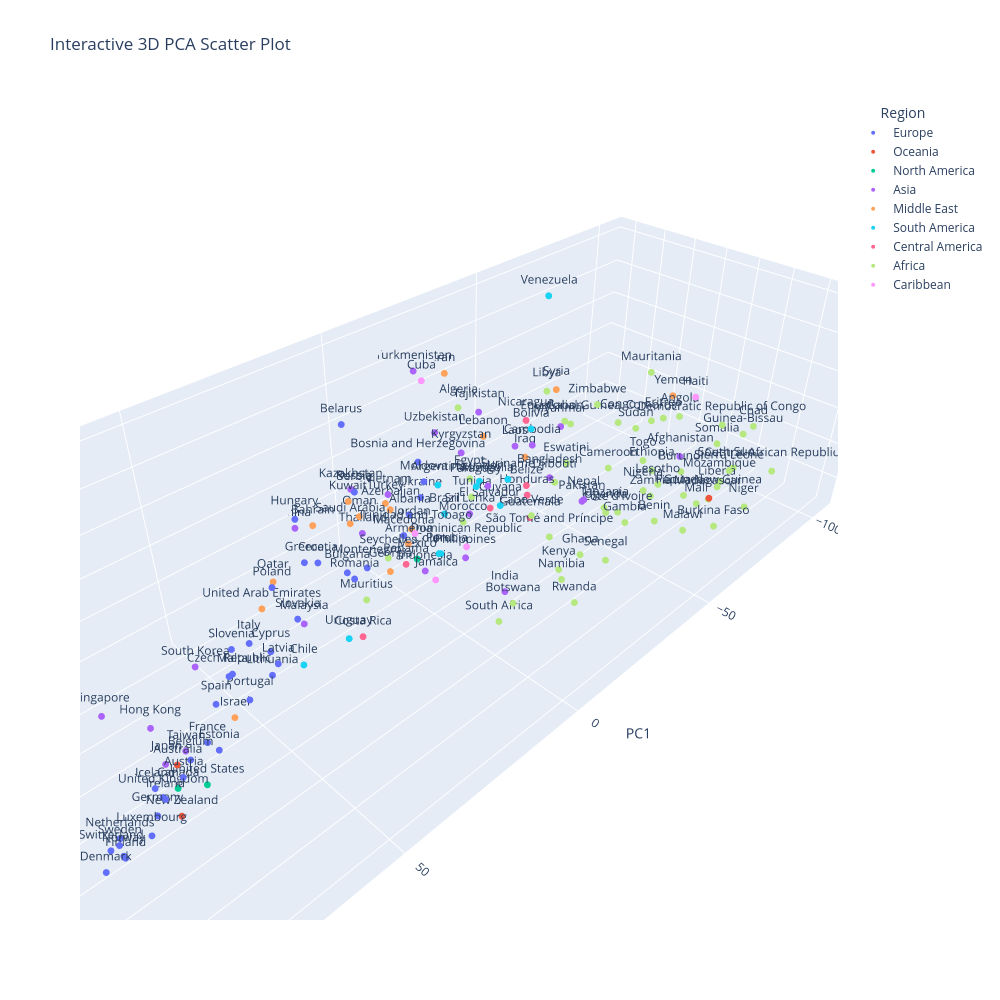

This figure's notebook cell:
### Markdown cell above
### Interactive 3-D Plot of PC Scores

### Code cell
import plotly.io as pio
from IPython.display import IFrame, display, HTML

fig = px.scatter_3d(
    pc_scores, 
    x = "PC1", 
    y = "PC2", 
    z = "PC3", 
    text = "Country", 
    color = "Region",  
    opacity = 1,
    title = "Interactive 3D PCA Scatter Plot"
)

fig.update_traces(marker = dict(size = 4))
fig.update_layout(
    height = 1000, width = 1000,
    scene = dict(
        xaxis_title = "PC1",
        yaxis_title = "PC2",
        zaxis_title = "PC3"
    ),
    legend = dict(
        title = dict(text = "       Region", side = "top")
    )
)

fig.show()

html_filename = "pca_3d_plot_embedded.html"
pio.write_html(fig, file = html_filename, full_html = True, include_plotlyjs = "cdn")

display(HTML(f"""
    <div style="display: flex; justify-content: center;">
        <iframe src="{html_filename}" width="1100" height="1100"></iframe>
    </div>
"""))

### Figure 1 — Plotly figure (JSON) as saved in the notebook; plotly's stock layout.template omitted (floating-point values rounded to 4 significant figures)
{"data": [{"hovertemplate": "Region=Europe<br>PC1=%{x}<br>PC2=%{y}<br>PC3=%{z}<br>Country=%{text}<extra></extra>", "legendgroup": "Europe", "marker": {"color": "#636efa", "opacity": 1, "size": 4, "symbol": "circle"}, "mode": "markers+text", "name": "Europe", "scene": "scene", "showlegend": true, "text": ["Denmark", "Sweden", "Norway", "Finland", "Switzerland", "Netherlands", "Luxembourg", "Iceland", "Germany", "Ireland", "United Kingdom", "Austria", "Belgium", "Estonia", "France", "Spain", "Czech Republic", "Portugal", "Slovenia", "Malta", "Italy", "Latvia", "Lithuania", "Cyprus", "Slovakia", "Poland", "Greece", "Croatia", "Hungary", "Romania", "Bulgaria", "Montenegro", "Serbia", "Macedonia", "Albania", "Moldova", "Bosnia and Herzegovina", "Ukraine", "Russia", "Belarus"], "type": "scatter3d", "x": [95.8, 92.16, 92.73, 92.25, 92.68, 90.42, 86.96, 83.52, 83.7, 82.1, 81.13, 78.25, 75.05, 71.2, 69.41, 67.3, 63.61, 62.65, 59.96, 61.62, 56.13, 55.46, 55.94, 52.33, 48.49, 45.36, 40.65, 38.95, 33.0, 32.88, 29.09, 27.69, 19.6, 15.68, 11.58, 7.583, 6.28, 4.109, 2.155, 2.654], "y": [17.47, 15.46, 17.9, 16.81, 12.04, 10.9, 15.45, 12.82, 11.18, 12.11, 8.778, 11.98, 8.922, 12.27, 4.501, 6.37, 5.728, 9.826, 1.336, 3.265, 0.9999, 8.78, 7.055, 1.565, 5.916, -6.393, -1.656, 0.2284, -14.69, 3.033, -4.173, 0.5529, -12.23, -1.967, -4.635, -4.289, -7.381, -9.226, -34.99, -37.17], "z": [-4.606, -3.433, -3.154, -5.228, -7.617, -7.72, -5.987, 0.3478, -7.858, -4.236, -7.572, -2.144, -3.025, -0.9596, -6.718, 2.79, 6.412, 2.986, 7.421, 3.873, 6.121, 5.949, 2.26, 1.924, 10.23, 8.515, 14.52, 14.57, 13.92, 8.841, 4.081, 7.215, 15.16, 7.466, 9.303, 15.81, 18.61, 7.745, -3.94, 13.77]}, {"hovertemplate": "Region=Oceania<br>PC1=%{x}<br>PC2=%{y}<br>PC3=%{z}<br>Country=%{text}<extra></extra>", "legendgroup": "Oceania", "marker": {"color": "#EF553B", "opacity": 1, "size": 4, "symbol": "circle"}, "mode": "markers+text", "name": "Oceania", "scene": "scene", "showlegend": true, "text": ["New Zealand", "Australia", "Papua New Guinea"], "type": "scatter3d", "x": [81.26, 77.94, -45.58], "y": [15.05, 10.02, 31.68], "z": [-6.632, -0.9525, 3.294]}, {"hovertemplate": "Region=North America<br>PC1=%{x}<br>PC2=%{y}<br>PC3=%{z}<br>Country=%{text}<extra></extra>", "legendgroup": "North America", "marker": {"color": "#00cc96", "opacity": 1, "size": 4, "symbol": "circle"}, "mode": "markers+text", "name": "North America", "scene": "scene", "showlegend": true, "text": ["Canada", "United States", "Mexico"], "type": "scatter3d", "x": [79.45, 70.78, 3.66], "y": [11.73, 3.649, -11.43], "z": [-4.11, -17.7, -10.55]}, {"hovertemplate": "Region=Asia<br>PC1=%{x}<br>PC2=%{y}<br>PC3=%{z}<br>Country=%{text}<extra></extra>", "legendgroup": "Asia", "marker": {"color": "#ab63fa", "opacity": 1, "size": 4, "symbol": "circle"}, "mode": "markers+text", "name": "Asia", "scene": "scene", "showlegend": true, "text": ["Japan", "Singapore", "Taiwan", "Hong Kong", "South Korea", "Malaysia", "China", "Indonesia", "Thailand", "Kazakhstan", "Vietnam", "Philippines", "Mongolia", "Sri Lanka", "Kyrgyzstan", "Uzbekistan", "India", "Turkmenistan", "Nepal", "Tajikistan", "Laos", "Cambodia", "Bangladesh", "Pakistan", "Myanmar", "Afghanistan"], "type": "scatter3d", "x": [76.9, 76.19, 73.19, 70.26, 62.41, 31.95, 14.55, 9.483, 8.893, 8.106, 1.273, -4.249, -1.69, -7.476, -7.957, -15.02, -14.82, -20.76, -24.76, -25.07, -30.59, -35.23, -38.49, -45.99, -56.83, -87.64], "y": [2.438, -25.44, 3.355, -17.75, -9.212, -17.43, -43.03, -2.502, -24.23, -28.37, -23.48, -3.778, 5.066, -5.75, -8.929, -24.77, -0.8546, -38.0, 12.73, -20.16, -13.21, -11.72, -8.303, -3.359, -20.41, -1.696], "z": [-8.0, -17.61, -6.812, -19.68, -2.429, -16.14, -12.6, -5.643, -7.251, 2.661, 0.2819, -10.33, 14.79, -0.652, 13.91, 9.365, -24.89, 18.57, 3.79, 12.72, 3.918, 2.841, -6.547, -14.92, -4.534, -19.24]}, {"hovertemplate": "Region=Middle East<br>PC1=%{x}<br>PC2=%{y}<br>PC3=%{z}<br>Country=%{text}<extra></extra>", "legendgroup": "Middle East", "marker": {"color": "#FFA15A", "opacity": 1, "size": 4, "symbol": "circle"}, "mode": "markers+text", "name": "Middle East", "scene": "scene", "showlegend": true, "text": ["Israel", "United Arab Emirates", "Qatar", "Georgia", "Kuwait", "Armenia", "Bahrain", "Oman", "Saudi Arabia", "Jordan", "Azerbaijan", "Turkey", "Lebanon", "Iran", "Iraq", "Syria", "Yemen"], "type": "scatter3d", "x": [55.52, 33.59, 30.77, 18.98, 12.67, 12.55, 12.44, 8.501, 2.345, 0.9973, -3.976, -8.383, -20.39, -35.44, -45.66, -74.66, -94.8], "y": [-10.87, -31.37, -29.65, -2.858, -23.64, -4.225, -38.57, -25.42, -37.13, -16.05, -29.19, -36.14, -14.08, -42.42, -22.74, -36.95, -11.0], "z": [-22.6, -19.38, -12.1, -0.6049, 3.853, 2.398, -10.62, -3.294, -14.5, -5.871, -9.461, -13.21, 10.64, 10.96, -10.15, -6.597, -6.335]}, {"hovertemplate": "Region=South America<br>PC1=%{x}<br>PC2=%{y}<br>PC3=%{z}<br>Country=%{text}<extra></extra>", "legendgroup": "South America", "marker": {"color": "#19d3f3", "opacity": 1, "size": 4, "symbol": "circle"}, "mode": "markers+text", "name": "South America", "scene": "scene", "showlegend": true, "text": ["Chile", "Uruguay", "Argentina", "Peru", "Brazil", "Paraguay", "Colombia", "Suriname", "Ecuador", "Guyana", "Bolivia", "Venezuela"], "type": "scatter3d", "x": [45.91, 43.92, 12.76, 10.5, 5.442, -0.3811, -1.79, -0.8183, -2.95, -3.949, -18.66, -55.22], "y": [2.081, 14.61, 5.319, 3.005, -0.4829, 3.02, -9.297, 11.32, 1.46, 6.651, 1.664, -25.64], "z": [-5.494, 8.204, 21.99, 2.671, 8.482, 14.27, -10.83, 19.76, 13.67, 9.52, 19.92, 31.15]}, {"hovertemplate": "Region=Central America<br>PC1=%{x}<br>PC2=%{y}<br>PC3=%{z}<br>Country=%{text}<extra></extra>", "legendgroup": "Central America", "marker": {"color": "#FF6692", "opacity": 1, "size": 4, "symbol": "circle"}, "mode": "markers+text", "name": "Central America", "scene": "scene", "showlegend": true, "text": ["Costa Rica", "Panama", "Belize", "El Salvador", "Guatemala", "Honduras", "Nicaragua"], "type": "scatter3d", "x": [41.54, 20.66, -8.167, -10.77, -18.28, -20.53, -31.84], "y": [15.57, 4.131, 9.994, -2.515, 2.907, -0.1227, -11.15], "z": [7.751, 6.185, 14.16, 0.9036, -2.781, 0.8513, 11.37]}, {"hovertemplate": "Region=Africa<br>PC1=%{x}<br>PC2=%{y}<br>PC3=%{z}<br>Country=%{text}<extra></extra>", "legendgroup": "Africa", "marker": {"color": "#B6E880", "opacity": 1, "size": 4, "symbol": "circle"}, "mode": "markers+text", "name": "Africa", "scene": "scene", "showlegend": true, "text": ["Mauritius", "Seychelles", "South Africa", "Cabo Verde", "Botswana", "São Tomé and Príncipe", "Namibia", "Morocco", "Ghana", "Tunisia", "Senegal", "Kenya", "Algeria", "Rwanda", "Gambia", "Tanzania", "Gabon", "Côte d'Ivoire", "Egypt", "Djibouti", "Benin", "Malawi", "Zambia", "Comoros", "Uganda", "Equatorial Guinea", "Lesotho", "Togo", "Eswatini", "Burkina Faso", "Madagascar", "Liberia", "Zimbabwe", "Guinea", "Nigeria", "Sierra Leone", "Libya", "Cameroon", "Congo", "Guinea-Bissau", "Mozambique", "Mali", "Niger", "Ethiopia", "Mauritania", "Angola", "Burundi", "Sudan", "Eritrea", "Democratic Republic of Congo", "Chad", "Somalia", "Central African Republic", "South Sudan"], "type": "scatter3d", "x": [30.37, 20.91, 3.789, 1.473, 1.674, -4.714, -5.917, -7.995, -12.53, -9.058, -19.03, -23.0, -18.09, -25.23, -31.71, -34.35, -33.63, -35.03, -32.2, -34.16, -35.62, -39.74, -43.04, -43.91, -43.61, -43.99, -42.13, -46.34, -44.66, -51.23, -51.76, -52.37, -49.31, -53.35, -52.86, -55.39, -53.17, -55.81, -56.1, -59.94, -60.22, -60.66, -63.19, -63.55, -61.71, -64.77, -77.05, -75.89, -83.66, -84.55, -89.1, -89.07, -95.66, -103.7], "y": [3.082, -0.9881, 14.23, 19.82, 16.19, 19.7, 22.69, -8.287, 22.03, -6.705, 24.13, 8.588, -20.05, 12.3, 19.57, 11.68, -1.055, 15.09, -29.86, -3.196, 24.7, 29.75, 18.22, 15.33, 5.882, -7.31, 20.34, 12.89, -8.209, 31.11, 28.28, 29.62, -3.757, 20.86, 9.856, 30.27, -22.79, -3.21, -1.893, 29.68, 25.92, 20.56, 31.89, 4.924, 2.276, 9.893, 5.493, -9.58, -6.238, 11.1, 17.54, 8.164, 22.05, 6.762], "z": [2.129, 5.064, -13.23, 16.33, -8.223, 7.791, -2.339, -4.521, 0.1893, 2.736, -3.724, -17.38, 16.71, -26.67, -2.509, -3.656, 14.58, -3.554, -14.02, -3.491, -1.481, -3.551, -1.423, 17.17, -12.6, 6.982, 3.291, 4.471, -5.056, -7.652, -1.622, 2.152, 11.64, -4.946, -8.566, 5.462, 6.534, -9.286, 4.611, 13.0, -1.814, -11.1, -7.714, -9.869, 17.99, 7.612, -16.17, -8.5, -7.118, -2.497, -2.12, -11.43, -16.92, -26.51]}, {"hovertemplate": "Region=Caribbean<br>PC1=%{x}<br>PC2=%{y}<br>PC3=%{z}<br>Country=%{text}<extra></extra>", "legendgroup": "Caribbean", "marker": {"color": "#FF97FF", "opacity": 1, "size": 4, "symbol": "circle"}, "mode": "markers+text", "name": "Caribbean", "scene": "scene", "showlegend": true, "text": ["Trinidad and Tobago", "Jamaica", "Dominican Republic", "Cuba", "Haiti"], "type": "scatter3d", "x": [16.18, 14.2, 5.384, -17.5, -67.38], "y": [2.05, 5.752, 5.978, -31.66, 11.97], "z": [10.35, -0.6276, 3.296, 19.55, 12.77]}], "layout": {"height": 1000, "legend": {"title": {"side": "top", "text": "       Region"}, "tracegroupgap": 0}, "scene": {"domain": {"x": [0, 1], "y": [0, 1]}, "xaxis": {"title": {"text": "PC1"}}, "yaxis": {"title": {"text": "PC2"}}, "zaxis": {"title": {"text": "PC3"}}}, "title": {"text": "Interactive 3D PCA Scatter Plot"}, "width": 1000}}
